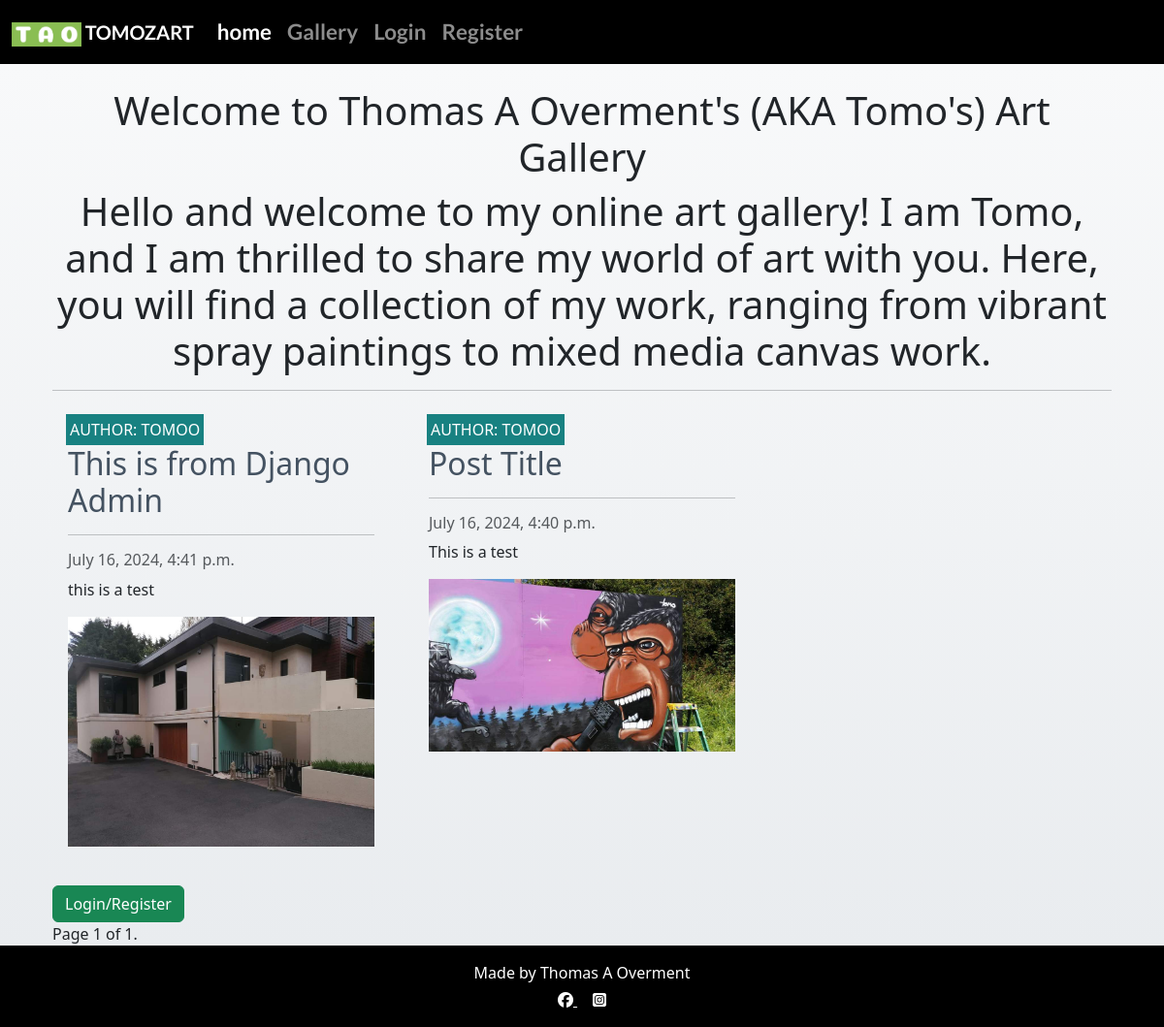
The page / on the database its author committed.
### blog_app/models.py (models this page shows, shortened)
class Post(models.Model):
    title = models.CharField(max_length=200, unique=True)
    slug = models.SlugField(max_length=200, unique=True)
    author = models.ForeignKey(User, on_delete=models.CASCADE, related_name="blog_app_posts")
    content = models.TextField()
    created_on = models.DateTimeField(auto_now_add=True)
    status = models.IntegerField(choices=STATUS, default=0)
    image = models.ImageField(upload_to='images/', null=True, blank=True)

### blog_app/views.py (the view)
# urls.py: path('', views.PostList.as_view(), name='home'),
class PostList(generic.ListView):
    queryset = Post.objects.filter(status=1).order_by('-created_on')
    template_name = "blog_app/index.html"
    paginate_by = 6

### blog_app/templates/blog_app/index.html (shortened to what this page needs)
{% extends "base.html" %}
{% block content %}
<div class="container-fluid">
    <div class="row">
        <div class="col col-title text-center">
            <h1 class="text-center title">Welcome to Thomas A Overment's (AKA Tomo's) Art Gallery</h1>
            <p class="display-6">Hello and welcome to my online art gallery! I am Tomo, and I am thrilled to share my world of art with you. Here, you will find a collection of my work, ranging from vibrant spray paintings to mixed media canvas work.</p>
            <hr>
        </div>
    </div>
    <div class="row">
        {% for post in object_list %}
        <div class="col-md-4">
            <div class="card mb-4">
                <div class="card-body">
                    <div class="image-container">
                        <div class="image-flash">
                            <p class="author">Author: {{ post.author }}</p>
                        </div>
                    </div>
                    <a href="{% url 'post_detail' post.slug %}" class="post-link">
                        <h2 class="card-title">{{ post.title }}</h2>
                    </a>
                    <hr />
                    <p class="card-text text-muted h6">{{ post.created_on }}</p>
                    <p class="card-text">{{ post.content|safe }}</p>
                    {% if post.image %}
                    <img src="{{ post.image.url }}" class="img-fluid">
                    {% endif %}
                </div>
            </div>
        </div>
        {% endfor %}
    </div>
    {% if user.is_authenticated %}
            <a href="{% url 'account_logout' %}">
                <button class="btn btn-success btn-login-register">Logout</button>
            </a>
            {% else %}
            <a href="{% url 'account_login' %}">
                <button class="btn btn-success btn-login-register">Login/Register</button>
            </a>
            {% endif %}
    <div class="pagination">
        <span class="step-links">
            <span class="current">
                Page {{ page_obj.number }} of {{ page_obj.paginator.num_pages }}.
            </span>
        </span>
    </div>
</div>
{% endblock %}

### static/css/style.css (style rules this page uses)
body { background-color: #605B56 }
.main-bg { background-color: #F9FAFC; }
.card { border: none; background-color: transparent; }
.image-container { position: relative; }
.image-flash { position: absolute; bottom: 5%; min-width: 30%; left: -2px; background-color: #188181; }
.author { color: white; margin: 4px; text-transform: uppercase; }
.post-link { text-decoration: none; color: #445261; }

### templates/base.html (style rules this page uses)
.main-bg { background: linear-gradient(to bottom, #f8f9fa, #e9ecef); }

### rows shown on the page
Post: author "TOMOO", title "This is from Django Admin", created_on "July 16, 2024, 4:41 p.m.", content "this is a test", image (picture)
Post: author "TOMOO", title "Post Title", created_on "July 16, 2024, 4:40 p.m.", content "This is a test", image (picture)

### other values the page prints
{{ page_obj.number }} "1"
{{ page_obj.paginator.num_pages }} "1"
